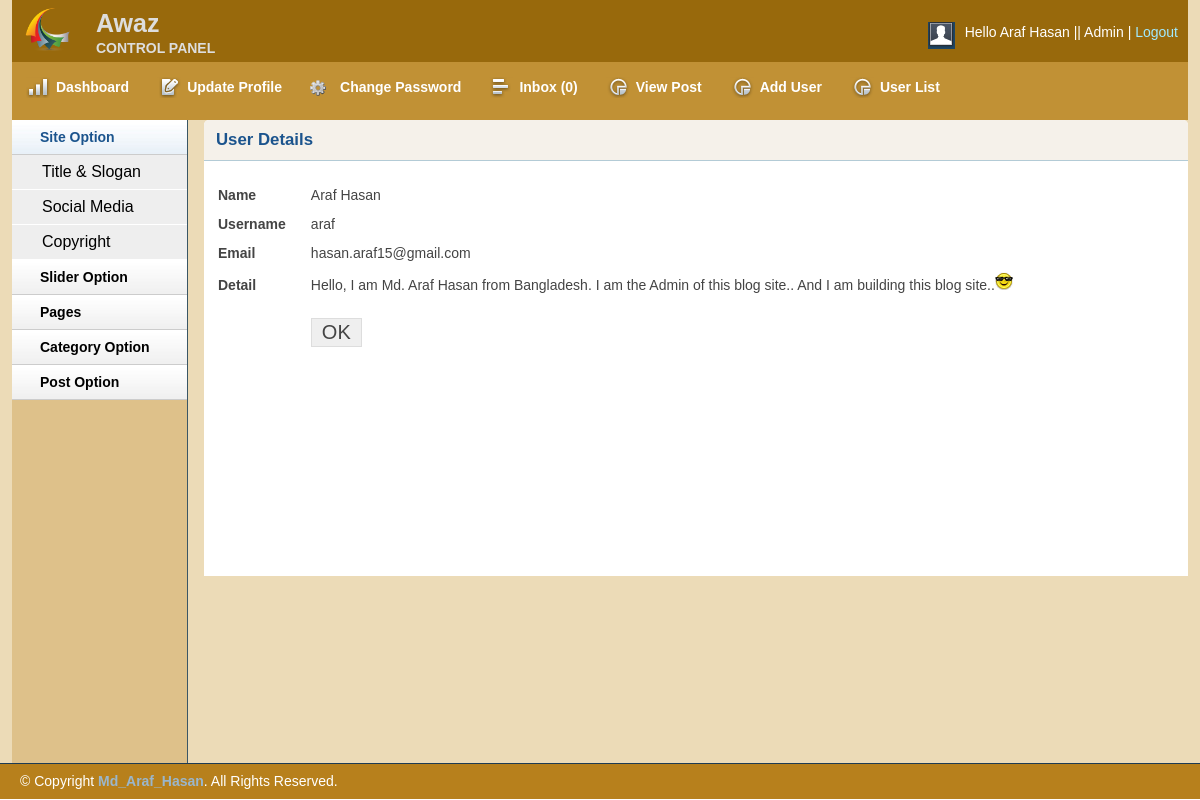
Screenshot of /admin/viewuser.php?userId=6 (signed in) with the database file from the repository.
### tables this page shows
CREATE TABLE `tbl_user` (
  `id` int(11) NOT NULL,
  `name` varchar(255) NOT NULL,
  `username` varchar(255) NOT NULL,
  `password` varchar(32) NOT NULL,
  `email` varchar(255) NOT NULL,
  `details` text NOT NULL,
  `role` int(11) NOT NULL
);

### lib/Database.php (called while the page is built, shortened)
<?php
	class Database
	{
		public $host 	= DB_HOST;
		public $user 	= DB_USER;
		public $pass 	= DB_PASS;
		public $dbName 	= DB_NAME;
		public $link, $error;
		private function connectDB(){
			$this->link = new mysqli($this->host, $this->user, $this->pass, $this->dbName);
			$this->link->set_charset("utf8");
		}
		public function selectData($data){
			$result = $this->link->query($data) or die ($this->link->error.__LINE__);
			if ($result->num_rows > 0) {
				return $result;
			}else{
				return false;
			}
		}
	}
?>

### admin/viewuser.php (the view, shortened to what this page needs)
<?php include 'inc/adheader.php'; ?>
<?php include 'inc/adsidebar.php'; ?>
<?php
    $userId = mysqli_real_escape_string($db->link, $_GET['userId']);
    if(!isset($userId) || $userId == NULL){
        echo "<script> window. location = 'userlist.php';</script>";
    }else{
        $id = $userId;
    }
?>
        <div class="grid_10">
            <div class="box round first grid">
                <h2>User Details</h2>
                <div class="block">
                <?php
                    $query = "SELECT * FROM tbl_user WHERE id = '$id'";
                    $user   = $db->selectData($query);
                    if($user){
                        while ($result = $user->fetch_assoc()) {?>
                 <form action="" method="post">
                    <table class="form">
                        <tr>
                            <td>
                                <label>Name</label>
                            </td>
                            <td>
                                <span><?php echo $result['name']; ?></span>
                            </td>
                        </tr>
                        <tr>
                            <td>
                                <label>Username</label>
                            </td>
                            <td>
                                <span><?php echo $result['username']; ?></span>
                            </td>
                        </tr>
                        <tr>
                            <td>
                                <label>Email</label>
                            </td>
                            <td>
                                <span><?php echo $result['email']; ?></span>
                            </td>
                        </tr>
                        <tr>
                            <td>
                                <label>Detail</label>
                            </td>
                            <td>
                                <span><?php echo $result['details']; ?></span>
                            </td>
                        </tr>
						<tr>
                            <td></td>
                            <td>
                                <input type="submit" name="submit" Value="OK" />
                            </td>
                        </tr>
                    </table>
                    </form>
                    <?php } } ?>
                </div>
            </div>
        </div>
    <?php include 'inc/adfooter.php'; ?>

### admin/css/text.css (style rules this page uses)
body { font: 13px/1.5 Tahoma, Helvetica, Arial, 'Liberation Sans', FreeSans, sans-serif; }
h2 { font-size: 23px; }
p, dl, hr, h1, h2, h3, h4, h5, h6, ol, ul, pre, table, address, fieldset { margin-bottom: 20px; }

### admin/css/grid.css (style rules this page uses)
.grid_1, .grid_2, .grid_3, .grid_4, .grid_5, .grid_6, .grid_7, .grid_8, .grid_9, .grid_10, .grid_11, .grid_12, .grid_13, .grid_14, .grid_15, .grid_16 { display: inline; float: left; margin-left: 1%; margin-right: 1%; }
.container_12 .grid_10 { width: 81.333%; }

### admin/css/layout.css (style rules this page uses)
body { background: #fff none repeat scroll 0 0; color: #444; font-size: 14px; padding: 0; }
h1, h2, h3, h4, h5, h6 { line-height:1.2em; margin-bottom:.3em; }
h2 { margin-top:1em; }
.box { background:#fff; margin-bottom:20px; padding:10px 10px 10px 10px; margin-left:-8px; }
.box.grid { padding-bottom:40px; }
.box.round { -moz-border-radius: 5px 5px 0px 0px; -webkit-border-radius: 5px 5px 0px 0px; border-radius: 5px 5px 0px 0px; }
.box h2 { font-size:1.2em; font-weight:bold; color:#1B548D; background:#f5f1ea; margin:-10px -10px 0 -10px; padding:10px 12px; border-bottom:1px solid #B3CBD6; -moz-border-radius: 5px 5px 0px 0px; -webkit-border-radius: 5px 5px 0px 0px; border-radius: 5px 5px 0px 0px; }
.box.first { min-height: 406px; }
.block { padding-top:20px; }
p { margin-bottom:1em; }
table.form { width:100%; }
table.form td { padding:4px 4px; }
table.form label { font-weight:bold; }
table.form input, table.form select { font-size: 15px; padding: 4px 4px 5px 4px; border-top: 1px solid #b3b3b3; border-left: 1px solid #b3b3b3; border-right: 1px solid #eaeaea; border-bottom: 1px solid #eaeaea; }
table.form input[type="submit"] { border: 1px solid #ddd; color: #444; cursor: pointer; font-size: 20px; padding: 2px 10px; }
.block { padding-bottom:1px; }

### rows the page displays
tbl_user: name "Araf Hasan", username "araf", email "hasan.araf15@gmail.com", details "Hello, I am Md. Araf Hasan from Bangladesh. I am the Admin of this blog site.. And I am building this blog site..", details (picture)

### other values shown
Session::get('name') "Araf Hasan"
